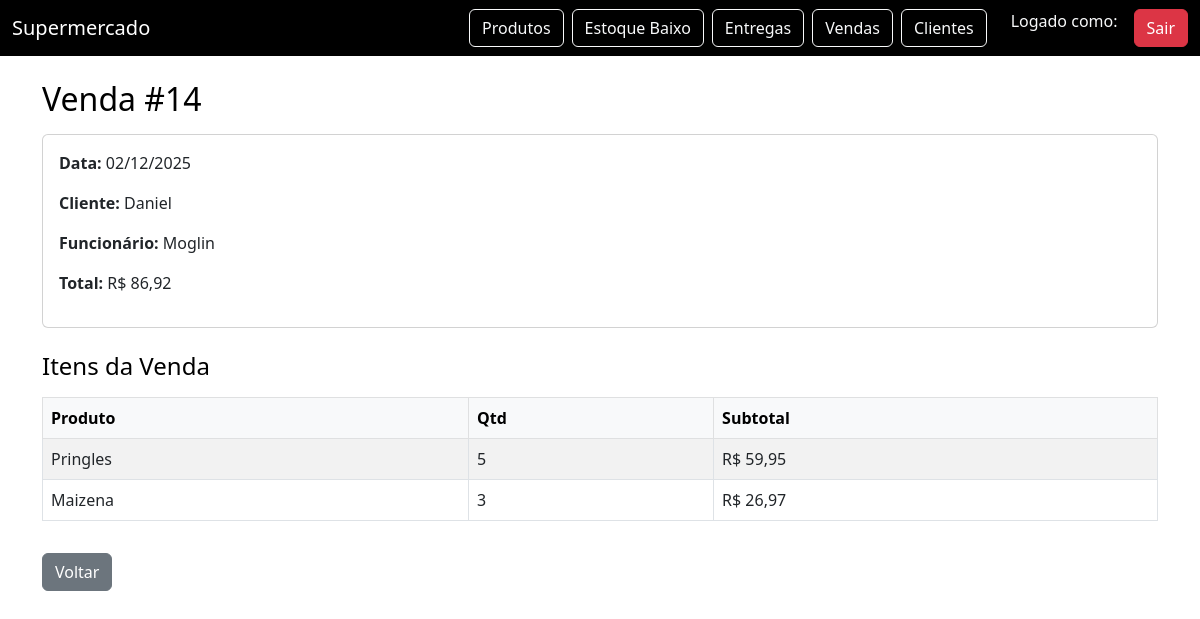
/vendas/14/ (signed in), run on the app's committed database.
### vendas/models.py (models this page shows, shortened)
class Venda(models.Model):
    funcionario = models.ForeignKey(Funcionario, on_delete=models.CASCADE)
    cliente = models.ForeignKey(Cliente, on_delete=models.SET_NULL, null=True, blank=True)
    data_venda = models.DateField()
    valor_total = models.FloatField(default=0)

class ItemVenda(models.Model):
    venda = models.ForeignKey(Venda, on_delete=models.CASCADE)
    produto = models.ForeignKey(Produto, on_delete=models.CASCADE)
    quantidade = models.IntegerField()
    @property
    def subtotal(self):
        return self.quantidade * float(self.produto.preco_venda)

### pessoas/models.py (models this page shows, shortened)
class Pessoa(models.Model):
    nome = models.CharField(max_length=100)
    cpf = models.CharField(max_length=11, unique=True)
    data_nasc = models.DateField()
    email = models.EmailField(unique=True)
    senha = models.CharField(max_length=128)
    endereco = models.OneToOneField(Endereco, on_delete=models.CASCADE)
    class Meta:
        abstract = True

class Cliente(Pessoa):
    pontos = models.IntegerField(default=0)
    fidelidade = models.BooleanField(default=False)

class Funcionario(Pessoa):
    TIPO = (
        ('ADM', 'Administrador'),
        ('FUNC', 'Funcionário'),
    )
    tipo = models.CharField(max_length=4, choices=TIPO)

### produtos/models.py (models this page shows, shortened)
class Produto(models.Model):
    codigo_barras = models.CharField(max_length=50, unique=True)
    nome = models.CharField(max_length=100)
    preco_compra = models.FloatField()
    preco_venda = models.FloatField()
    minimo_estoque = models.IntegerField(default=0)

### core/decorators.py (the view)
    def wrapper(request, *args, **kwargs):
        if not request.session.get("funcionario_id"):
            return redirect("login")
        return func(request, *args, **kwargs)

### vendas/views.py (called while the page is built)
@login_required
def detalhe_venda(request, pk):
    venda = get_object_or_404(Venda, pk=pk)
    itens = ItemVenda.objects.filter(venda=venda)
    return render(request, "vendas/detalhe_venda.html", {
        "venda": venda,
        "itens": itens
    })

### vendas/templates/vendas/detalhe_venda.html
{% extends "base.html" %}
{% block content %}
<h2 class="mb-3">Venda #{{ venda.id }}</h2>
<div class="card mb-4">
    <div class="card-body">
        <p><strong>Data:</strong> {{ venda.data_venda|date:"d/m/Y" }}</p>
        <p><strong>Cliente:</strong> {{ venda.cliente.nome }}</p>
        <p><strong>Funcionário:</strong> {{ venda.funcionario.nome }}</p>
        <p><strong>Total:</strong> R$ {{ venda.valor_total|floatformat:2 }}</p>
    </div>
</div>
<h4 class="mb-3">Itens da Venda</h4>
<table class="table table-striped table-bordered">
    <thead class="table-light">
        <tr>
            <th>Produto</th>
            <th>Qtd</th>
            <th>Subtotal</th>
        </tr>
    </thead>
    <tbody>
        {% for item in itens %}
        <tr>
            <td>{{ item.produto.nome }}</td>
            <td>{{ item.quantidade }}</td>
            <td>R$ {{ item.subtotal|floatformat:2 }}</td>
        </tr>
        {% endfor %}
    </tbody>
</table>
<a href="/vendas/" class="btn btn-secondary mt-3">Voltar</a>
{% endblock %}

### core/templates/base.html (style rules this page uses)
body { background: #fff; color: #000; }
.btn-secondary { background-color: #6c757d !important; border-color: #6c757d !important; }

### data on the page
Venda: id "14", data_venda "02/12/2025", cliente.nome "Daniel", funcionario.nome "Moglin", valor_total "86,92"
ItemVenda: produto.nome "Pringles", quantidade "5", subtotal "59,95"
ItemVenda: produto.nome "Maizena", quantidade "3", subtotal "26,97"
